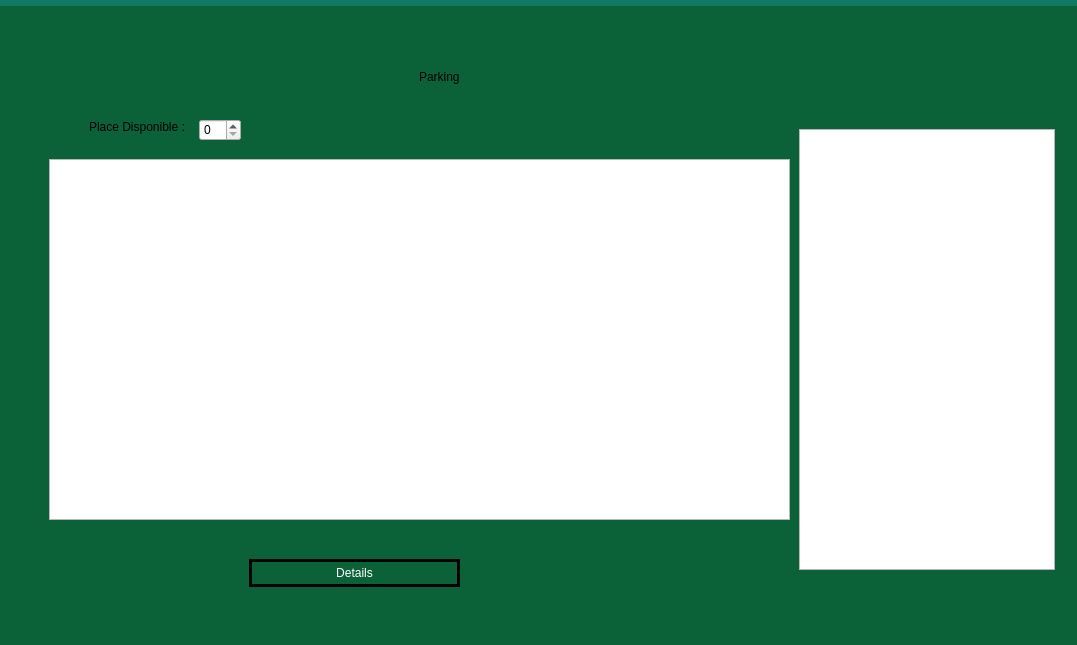
<?xml version="1.0" encoding="UTF-8"?>
<ui version="4.0">
 <class>login</class>
 <widget class="QDialog" name="login">
  <property name="geometry">
   <rect>
    <x>0</x>
    <y>0</y>
    <width>1077</width>
    <height>645</height>
   </rect>
  </property>
  <property name="windowTitle">
   <string>Dialog</string>
  </property>
  <widget class="QWidget" name="widget" native="true">
   <property name="geometry">
    <rect>
     <x>-1</x>
     <y>-1</y>
     <width>1081</width>
     <height>651</height>
    </rect>
   </property>
   <widget class="QTableWidget" name="tableWidget">
    <property name="geometry">
     <rect>
      <x>-5</x>
      <y>1</y>
      <width>1111</width>
      <height>681</height>
     </rect>
    </property>
    <property name="styleSheet">
     <string notr="true">QWidget {
    background-color: #0B6138;
    color: #0B6138;
}
QTableView{border: 6px solid #117A65 ; /*other code about padding background stc*/ ;}
QHeaderView::section {
    background-color: #117A65;
    padding: 4px;
    border: 1px solid #117A65;
    font-size: 8pt;
}

QTableWidget {
    gridline-color: #117A65;
    font-size: 9pt;
}

QTableWidget QTableCornerButton::section {
    background-color: #117A65;
    border: 1px solid #117A65;
}</string>
    </property>
   </widget>
   <widget class="QWidget" name="widget_2" native="true">
    <property name="geometry">
     <rect>
      <x>30</x>
      <y>60</y>
      <width>1031</width>
      <height>581</height>
     </rect>
    </property>
    <widget class="QPushButton" name="pushButton">
     <property name="geometry">
      <rect>
       <x>220</x>
       <y>500</y>
       <width>211</width>
       <height>28</height>
      </rect>
     </property>
     <property name="styleSheet">
      <string notr="true">QPushButton {
color: #ffffff;
border: 3px solid #010203;
font: 8pt &quot;MS Reference Sans Serif&quot;;
border-radius: 15px;
padding: 5px;
background: qradialgradient(cx: 0.3, cy: -0.4,
fx: 0.3, fy: -0.4,
radius: 3, stop: 0 #010203, stop: 1 #c4c9c7);
min-width: 80px;
}

QPushButton:hover {
background: qradialgradient(cx: 0.3, cy: -0.4,
fx: 0.3, fy: -0.4,
radius: 3, stop: 0 #010203, stop: 1 #010203);
}

 QPushButton:pressed {
background: qradialgradient(cx: 0.4, cy: -0.1,
fx: 0.4, fy: -0.1,
radius: 3, stop: 0 #c4c9c7, stop: 1 #c4c9c7);
}QPushButton {
color: #ffffff;
border: 3px solid #010203;
font: 8pt &quot;MS Reference Sans Serif&quot;;
border-radius: 15px;
padding: 5px;
background: qradialgradient(cx: 0.3, cy: -0.4,
fx: 0.3, fy: -0.4,
radius: 3, stop: 0 #010203, stop: 1 #c4c9c7);
min-width: 80px;
}

QPushButton:hover {
background: qradialgradient(cx: 0.3, cy: -0.4,
fx: 0.3, fy: -0.4,
radius: 3, stop: 0 #010203, stop: 1 #010203);
}

 QPushButton:pressed {
background: qradialgradient(cx: 0.4, cy: -0.1,
fx: 0.4, fy: -0.1,
radius: 3, stop: 0 #c4c9c7, stop: 1 #c4c9c7);
}</string>
     </property>
     <property name="text">
      <string>Details</string>
     </property>
    </widget>
    <widget class="QSpinBox" name="Nbre_voiture">
     <property name="geometry">
      <rect>
       <x>170</x>
       <y>60</y>
       <width>42</width>
       <height>22</height>
      </rect>
     </property>
     <property name="minimum">
      <number>0</number>
     </property>
     <property name="maximum">
      <number>20</number>
     </property>
    </widget>
    <widget class="QLabel" name="label">
     <property name="geometry">
      <rect>
       <x>60</x>
       <y>60</y>
       <width>111</width>
       <height>16</height>
      </rect>
     </property>
     <property name="text">
      <string>Place Disponible :</string>
     </property>
    </widget>
    <widget class="QLabel" name="label_7">
     <property name="geometry">
      <rect>
       <x>390</x>
       <y>10</y>
       <width>241</width>
       <height>16</height>
      </rect>
     </property>
     <property name="text">
      <string>Parking</string>
     </property>
    </widget>
    <widget class="QTableView" name="tableView">
     <property name="geometry">
      <rect>
       <x>20</x>
       <y>100</y>
       <width>741</width>
       <height>361</height>
      </rect>
     </property>
    </widget>
    <widget class="QTableView" name="tableView_2">
     <property name="geometry">
      <rect>
       <x>770</x>
       <y>70</y>
       <width>256</width>
       <height>441</height>
      </rect>
     </property>
    </widget>
   </widget>
  </widget>
 </widget>
 <resources/>
 <connections/>
</ui>
